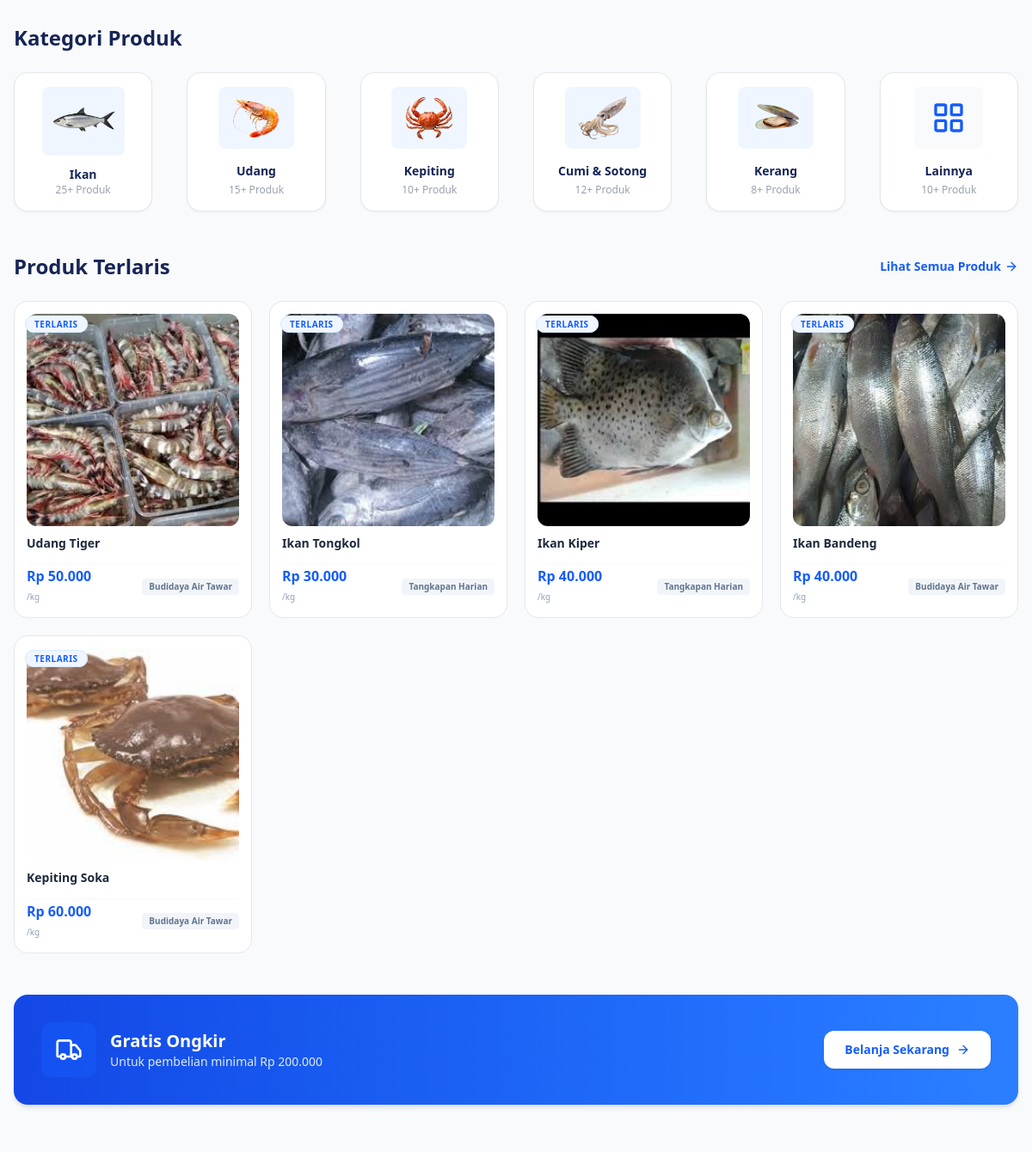
Before: / (middle part) with the older database file.
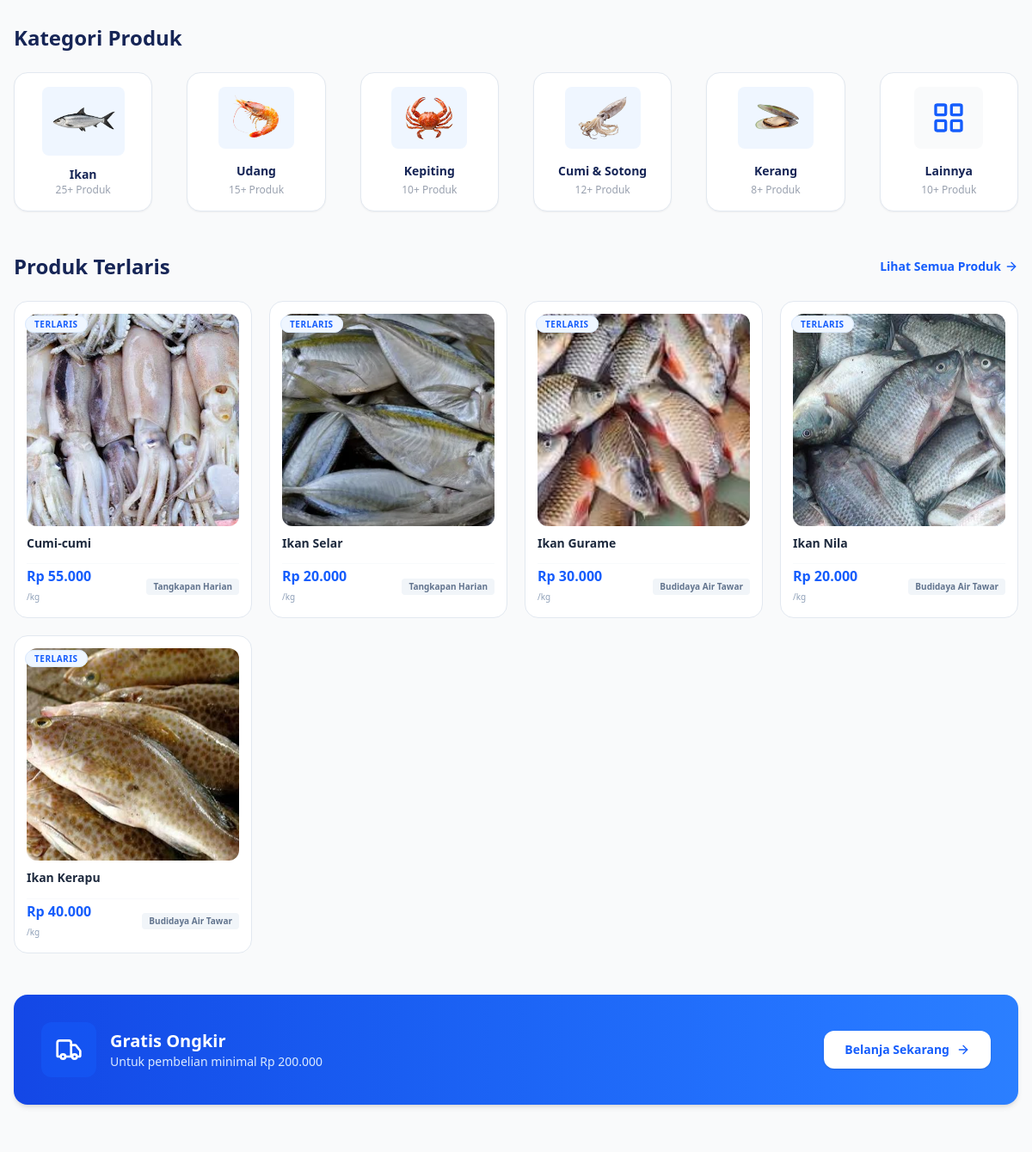
After: the same page with the newer database file.
### tables this page shows
CREATE TABLE `products` (
  `id` int(11) NOT NULL,
  `user_id` int(11) NOT NULL,
  `nama_produk` varchar(150) NOT NULL,
  `slug` varchar(150) DEFAULT NULL,
  `kategori` varchar(50) DEFAULT NULL,
  `deskripsi` text DEFAULT NULL,
  `harga` decimal(12,2) NOT NULL,
  `stok` int(11) DEFAULT 0,
  `berat` decimal(8,2) DEFAULT NULL,
  `satuan` varchar(20) DEFAULT NULL,
  `asal_produk` varchar(100) DEFAULT NULL,
  `badge` varchar(50) DEFAULT NULL,
  `status` enum('aktif','nonaktif') DEFAULT 'aktif',
  `created_at` timestamp NOT NULL DEFAULT current_timestamp(),
  `updated_at` timestamp NULL DEFAULT NULL
);

### index.php (the view, shortened to what the changed rows need)
<?php
  include 'config/koneksi.php';
?>
<!DOCTYPE html>
<html lang="id">
  <head>
    <script src="https://cdn.jsdelivr.net/npm/@tailwindcss/browser@4"></script>
    <link rel="stylesheet" href="assets/css/style.css">
  </head>
  <body class="bg-gray-50 text-gray-800 font-sans">
    <section class="max-w-7xl mx-auto px-4 my-12">
      <div class="flex justify-between items-center mb-6">
        <h2 class="text-2xl font-bold text-blue-950">Kategori Produk</h2>
      </div>
    </section>
<section class="max-w-7xl mx-auto px-4 my-12">
  <div class="flex justify-between items-center mb-6">
    <h2 class="text-2xl font-bold text-blue-950">Produk Terlaris</h2>
  </div>
  <div class="grid grid-cols-1 sm:grid-cols-2 md:grid-cols-3 lg:grid-cols-4 xl:grid-cols-5 gap-5">
    <?php
    $query_terlaris = "SELECT p.*,
                      (SELECT pi.nama_file FROM product_images pi WHERE pi.product_id = p.id LIMIT 1) as gambar_utama
                      FROM products p
                      WHERE p.status = 'aktif'
                      ORDER BY (p.badge = 'TERLARIS') DESC, p.id DESC
                      LIMIT 5";
    $result_terlaris = mysqli_query($conn, $query_terlaris);
    if (mysqli_num_rows($result_terlaris) > 0) {
        while ($row = mysqli_fetch_assoc($result_terlaris)) {
            $badge_text = !empty($row['badge']) ? htmlspecialchars($row['badge']) : 'SEGAR';
            $badge_class = ($badge_text === 'TERLARIS')
                ? 'bg-blue-50 text-blue-600 border-blue-100'
                : (($badge_text === 'PROMO') ? 'bg-red-50 text-red-600 border-red-100' : 'bg-green-50 text-green-600 border-green-100');
            $icon_kategori = 'fish';
            if (isset($row['kategori'])) {
                $kat = strtolower($row['kategori']);
                if (str_contains($kat, 'udang')) $icon_kategori = 'shrimp';
                if (str_contains($kat, 'kepiting')) $icon_kategori = 'crab';
            }
    ?>
            <a href="pages/product-details.php?produk=<?= $row['slug']; ?>" class="w-full bg-white border border-slate-200 rounded-2xl p-3.5 hover:shadow-sm hover:-translate-y-[2px] transition-all duration-200 relative flex flex-col group">
              <div class="absolute top-3 left-3 z-10">
                <span class="<?= $badge_class; ?> text-[10px] font-bold px-2.5 py-0.5 rounded-full uppercase tracking-wider border">
                  <?= $badge_text; ?>
                </span>
              </div>
              <div class="w-full aspect-square flex items-center justify-center overflow-hidden rounded-xl mb-2.5 bg-slate-50 relative">
                <?php if (!empty($row['gambar_utama']) && file_exists("assets/img/product-image/" . $row['gambar_utama'])): ?>
                    <img src="assets/img/product-image/<?= $row['gambar_utama']; ?>" alt="<?= htmlspecialchars($row['nama_produk']); ?>" class="w-full h-full object-cover">
                <?php else: ?>
                    <div class="w-full h-full flex items-center justify-center text-blue-500/70 p-1">
                        <i data-lucide="<?= $icon_kategori; ?>" class="w-14 h-14"></i>
                    </div>
                <?php endif; ?>
              </div>
              <div class="space-y-0.5 mb-2.5 flex-1 flex flex-col">
                <h4 class="font-bold text-slate-800 text-sm leading-snug line-clamp-2" title="<?= htmlspecialchars($row['nama_produk']); ?>">
                    <?= htmlspecialchars($row['nama_produk']); ?>
                </h4>
              </div>
              <div class="flex items-center justify-between pt-1 border-t border-slate-50 mt-1">
                <div>
                  <span class="text-blue-600 font-extrabold text-sm md:text-base block leading-tight">
                      Rp <?= number_format($row['harga'], 0, ',', '.'); ?>
                  </span>
                  <span class="text-[10px] text-slate-400">/<?= htmlspecialchars($row['satuan'] ?? 'kg'); ?></span>
                </div>
                <div class="text-right max-w-[50%]">
                  <span class="text-[10px] font-semibold text-slate-500 bg-slate-100 px-2 py-0.5 rounded truncate block" title="<?= htmlspecialchars($row['asal_produk'] ?? 'Lokal'); ?>">
                    <?= !empty($row['asal_produk']) ? htmlspecialchars($row['asal_produk']) : 'Lokal'; ?>
                  </span>
                </div>
              </div>
            </a> <?php
        }
    }
    ?>
  </div>
</section>
  </body>
</html>

Changed rows visible on the page:
no longer on this page (row unchanged): products: badge "TERLARIS", shows a picture, nama_produk "Udang Tiger", harga "50.000", satuan "kg", asal_produk "Budidaya Air Tawar"
no longer on this page (row unchanged): products: badge "TERLARIS", shows a picture, nama_produk "Ikan Tongkol", harga "30.000", satuan "kg", asal_produk "Tangkapan Harian"
no longer on this page (row unchanged): products: badge "TERLARIS", shows a picture, nama_produk "Ikan Kiper", harga "40.000", satuan "kg", asal_produk "Tangkapan Harian"
no longer on this page (row unchanged): products: badge "TERLARIS", shows a picture, nama_produk "Ikan Bandeng", harga "40.000", satuan "kg", asal_produk "Budidaya Air Tawar"
no longer on this page (row unchanged): products: badge "TERLARIS", shows a picture, nama_produk "Kepiting Soka", harga "60.000", satuan "kg", asal_produk "Budidaya Air Tawar"
added products: badge "TERLARIS", shows a picture, nama_produk "Cumi-cumi", harga "55.000", satuan "kg", asal_produk "Tangkapan Harian"
added products: badge "TERLARIS", shows a picture, nama_produk "Ikan Selar", harga "20.000", satuan "kg", asal_produk "Tangkapan Harian"
added products: badge "TERLARIS", shows a picture, nama_produk "Ikan Gurame", harga "30.000", satuan "kg", asal_produk "Budidaya Air Tawar"
added products: badge "TERLARIS", shows a picture, nama_produk "Ikan Nila", harga "20.000", satuan "kg", asal_produk "Budidaya Air Tawar"
added products: badge "TERLARIS", shows a picture, nama_produk "Ikan Kerapu", harga "40.000", satuan "kg", asal_produk "Budidaya Air Tawar"
